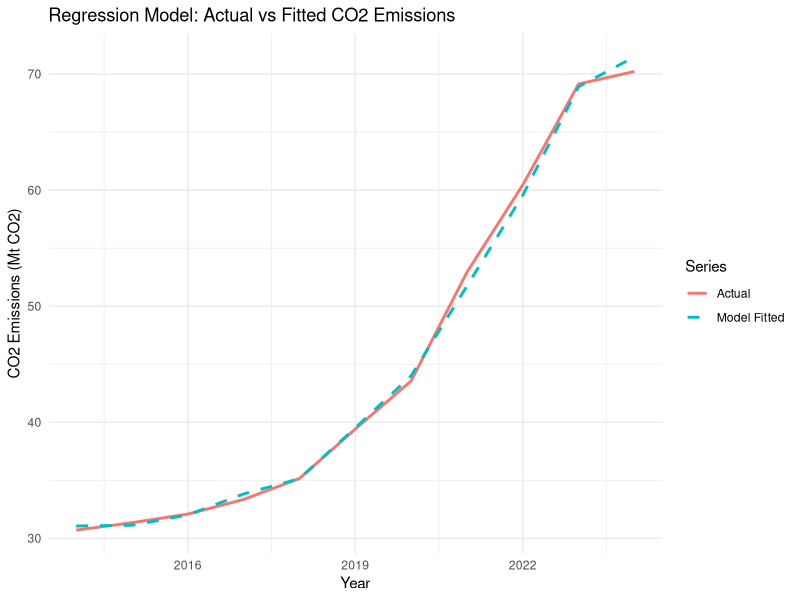

The R source for this figure:
## ---- chunk 1
library(ggplot2)
library(dplyr)

df <- read.csv("master_dataset.csv")
head(df)
str(df)
## ---- chunk 2
cor_matrix <- cor(df[, c("DC_Energy_TWh", 
                          "Grid_CarbonIntensity_gCO2perKWh",
                          "Renewable_Pct",
                          "Derived_CO2_MtCO2")])
round(cor_matrix, 3)
## ---- chunk 3
model <- lm(Derived_CO2_MtCO2 ~ DC_Energy_TWh + 
                                  Grid_CarbonIntensity_gCO2perKWh + 
                                  Renewable_Pct, 
            data = df)
summary(model)
## ---- chunk 4
if (!require(car)) install.packages("car", repos="http://cran.r-project.org")
library(car)
vif(model)
## ---- chunk 5
df$Fitted <- fitted(model)

ggplot(df, aes(x = Year)) +
  geom_line(aes(y = Derived_CO2_MtCO2, color = "Actual"), linewidth = 1) +
  geom_line(aes(y = Fitted, color = "Model Fitted"), 
            linetype = "dashed", linewidth = 1) +
  labs(title = "Regression Model: Actual vs Fitted CO2 Emissions",
       x = "Year", y = "CO2 Emissions (Mt CO2)",
       color = "Series") +
  theme_minimal()
## ---- chunk 6
# Model 1: Energy alone
model_simple <- lm(Derived_CO2_MtCO2 ~ DC_Energy_TWh, data = df)
summary(model_simple)

# Model 2: Carbon intensity alone
model_ci <- lm(Derived_CO2_MtCO2 ~ Grid_CarbonIntensity_gCO2perKWh, data = df)
summary(model_ci)

# Model 3: Renewables alone
model_ren <- lm(Derived_CO2_MtCO2 ~ Renewable_Pct, data = df)
summary(model_ren)

# Compare R-squared across all three
cat("R-squared comparison:\n")
cat("Energy alone:           ", round(summary(model_simple)$r.squared, 4), "\n")
cat("Carbon intensity alone: ", round(summary(model_ci)$r.squared, 4), "\n")
cat("Renewables alone:       ", round(summary(model_ren)$r.squared, 4), "\n")
